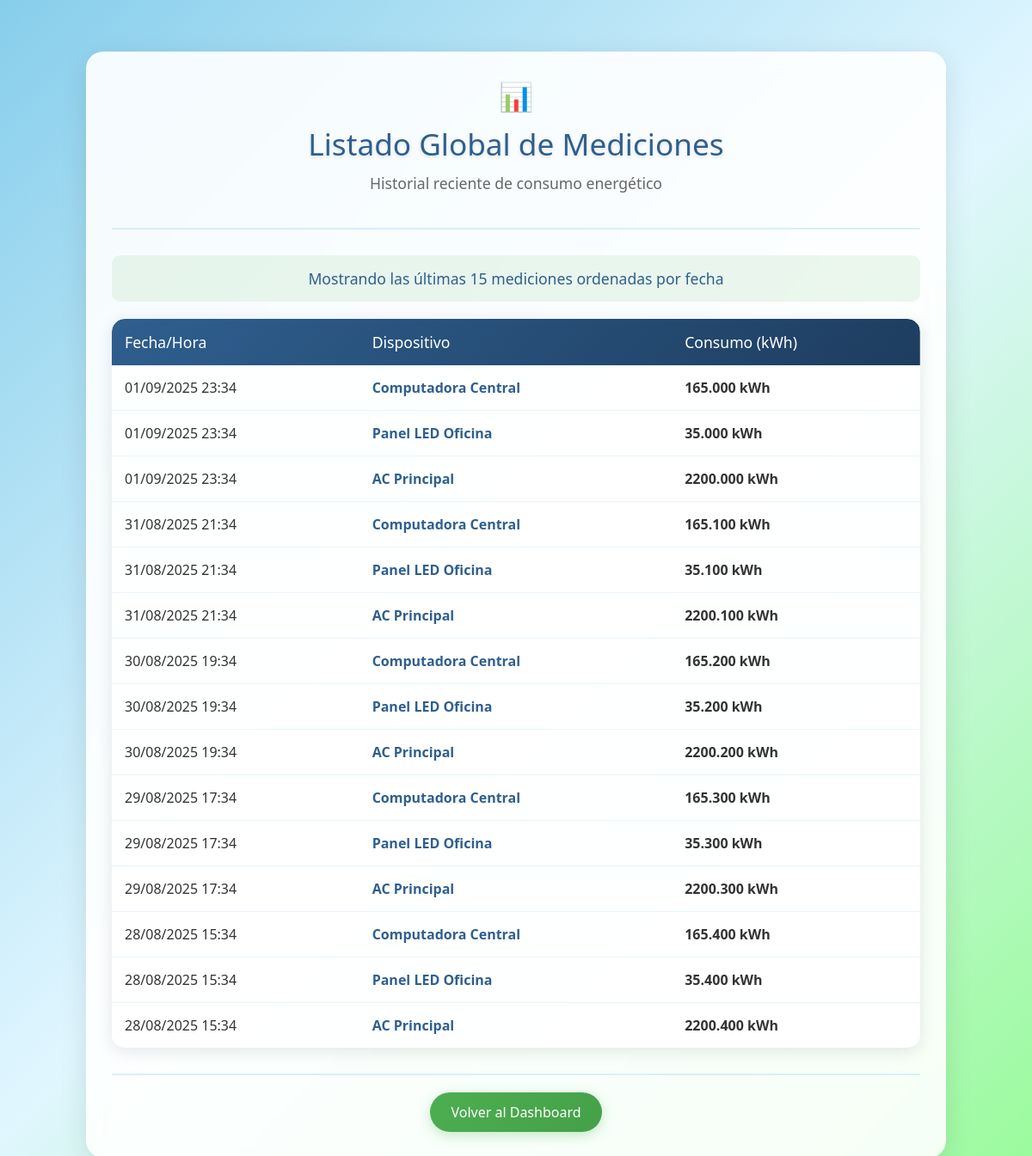
Screenshot of /measurements/ with the database file from the repository.
### dispositivos/models.py (models this page shows, shortened)
class Measurement(models.Model):
    organization = models.ForeignKey(Organization, on_delete=models.CASCADE, related_name='measurements')
    device = models.ForeignKey(Device, on_delete=models.CASCADE, related_name='measurements')
    consumption_kwh = models.DecimalField(max_digits=10, decimal_places=3)
    timestamp = models.DateTimeField(default=timezone.now)
    created_at = models.DateTimeField(auto_now_add=True)
    updated_at = models.DateTimeField(auto_now=True)
    deleted_at = models.DateTimeField(null=True, blank=True)
    class Meta:
        verbose_name_plural = "Measurements"
        ordering = ['-timestamp']

class Device(models.Model):
    STATUS_CHOICES = [
        ('active', 'Active'),
        ('inactive', 'Inactive'),
        ('maintenance', 'Under Maintenance'),
    ]
    organization = models.ForeignKey(Organization, on_delete=models.CASCADE, related_name='devices')
    name = models.CharField(max_length=150)
    model = models.CharField(max_length=100)
    power_watts = models.PositiveIntegerField(help_text="Power in watts")
    category = models.ForeignKey(Category, on_delete=models.CASCADE, related_name='devices')
    zone = models.ForeignKey(Zone, on_delete=models.CASCADE, related_name='devices')
    status = models.CharField(max_length=20, choices=STATUS_CHOICES, default='active')
    consumption = models.IntegerField(help_text="Current consumption in watts")
    created_at = models.DateTimeField(auto_now_add=True)
    updated_at = models.DateTimeField(auto_now=True)
    deleted_at = models.DateTimeField(null=True, blank=True)
    class Meta:
        unique_together = ['name', 'zone']

### dispositivos/views.py (the view)
# urls.py: path('measurements/', measurement_list, name='measurement_list'),  # HU4 - Lista mediciones
def measurement_list(request):
    organization = Organization.objects.first()  # Temporal
    measurements = Measurement.objects.filter(
        organization=organization
    ).select_related('device').order_by('-timestamp')[:50]
    context = {
        'measurements': measurements,
    }
    return render(request, "dispositivos/measurement_list.html", context)

### dispositivos/templates/dispositivos/measurement_list.html (shortened to what this page needs)
<!DOCTYPE html>
<html lang="es">
  <head>
  </head>
  <body>
    <div class="container">
      <div class="header">
        <div class="table-icon">📊</div>
        <h1>Listado Global de Mediciones</h1>
        <p class="subtitle">Historial reciente de consumo energético</p>
      </div>
      {% if measurements %}
      <div class="stats-bar">
        <span class="stats-text"
          >Mostrando las últimas {{ measurements|length }} mediciones ordenadas
          por fecha</span
        >
      </div>
      <table class="measurements-table">
        <thead>
          <tr>
            <th>Fecha/Hora</th>
            <th>Dispositivo</th>
            <th>Consumo (kWh)</th>
          </tr>
        </thead>
        <tbody>
          {% for measurement in measurements %}
          <tr>
            <td class="date-value">
              {{ measurement.timestamp|date:"d/m/Y H:i" }}
            </td>
            <td>
              <a
                href="{% url 'device_detail' measurement.device.id %}"
                class="device-link"
              >
                {{ measurement.device.name }}
              </a>
            </td>
            <td class="consumption-value">
              {{ measurement.consumption_kwh }} kWh
            </td>
          </tr>
          {% endfor %}
        </tbody>
      </table>
      {% endif %}
      <div class="back-section">
        <a href="{% url 'dashboard' %}" class="btn-back">Volver al Dashboard</a>
      </div>
    </div>
  </body>
</html>

### dispositivos/templates/dispositivos/measurement_list.html (style rules this page uses)
* { margin: 0; padding: 0; box-sizing: border-box; }
body { font-family: "Segoe UI", Tahoma, Geneva, Verdana, sans-serif; background: linear-gradient( 135deg, #87ceeb 0%, #e0f6ff 50%, #98fb98 100% ); min-height: 100vh; padding: 20px; }
.container { max-width: 1000px; margin: 40px auto; background: rgba(255, 255, 255, 0.9); backdrop-filter: blur(10px); border-radius: 20px; box-shadow: 0 8px 32px rgba(0, 0, 0, 0.1); padding: 30px; }
.header { text-align: center; margin-bottom: 30px; padding-bottom: 20px; border-bottom: 2px solid rgba(135, 206, 235, 0.3); }
h1 { color: #2f5f8f; font-size: 2.2em; font-weight: 300; text-shadow: 0 2px 4px rgba(0, 0, 0, 0.1); margin-bottom: 10px; }
.subtitle { color: #666; font-size: 1.1em; margin-bottom: 20px; }
.measurements-table { width: 100%; border-collapse: collapse; margin-top: 20px; background: rgba(255, 255, 255, 0.8); border-radius: 15px; overflow: hidden; box-shadow: 0 4px 20px rgba(0, 0, 0, 0.1); }
.measurements-table thead { background: linear-gradient(135deg, #2f5f8f, #1e3d5f); }
.measurements-table th { color: white; padding: 15px; text-align: left; font-weight: 500; font-size: 1.1em; }
.measurements-table th:first-child { border-top-left-radius: 15px; }
.measurements-table th:last-child { border-top-right-radius: 15px; }
.measurements-table tbody tr { border-bottom: 1px solid rgba(135, 206, 235, 0.2); transition: all 0.3s ease; }
.measurements-table tbody tr:last-child { border-bottom: none; }
.measurements-table td { padding: 15px; color: #333; font-size: 1em; }
.device-link { color: #2f5f8f; text-decoration: none; font-weight: 600; transition: all 0.3s ease; }
.consumption-value { font-weight: 700; color: #4caf50; }
.date-value { color: #666; font-size: 0.95em; }
.back-section { text-align: center; margin-top: 30px; padding-top: 20px; border-top: 2px solid rgba(135, 206, 235, 0.3); }
.btn-back { background: linear-gradient(135deg, #4caf50, #45a049); color: white; padding: 12px 24px; text-decoration: none; border-radius: 25px; font-size: 16px; font-weight: 500; transition: all 0.3s ease; box-shadow: 0 4px 15px rgba(76, 175, 80, 0.3); display: inline-block; }
.stats-bar { background: rgba(76, 175, 80, 0.1); padding: 15px; border-radius: 10px; margin-bottom: 20px; text-align: center; }
.stats-text { color: #2f5f8f; font-weight: 500; font-size: 1.1em; }
.table-icon { font-size: 2em; margin-bottom: 10px; }

### rows the page displays
Measurement: timestamp "01/09/2025 23:34", device.name "Computadora Central", consumption_kwh "165.000"
Measurement: timestamp "01/09/2025 23:34", device.name "Panel LED Oficina", consumption_kwh "35.000"
Measurement: timestamp "01/09/2025 23:34", device.name "AC Principal", consumption_kwh "2200.000"
Measurement: timestamp "31/08/2025 21:34", device.name "Computadora Central", consumption_kwh "165.100"
Measurement: timestamp "31/08/2025 21:34", device.name "Panel LED Oficina", consumption_kwh "35.100"
Measurement: timestamp "31/08/2025 21:34", device.name "AC Principal", consumption_kwh "2200.100"
Measurement: timestamp "30/08/2025 19:34", device.name "Computadora Central", consumption_kwh "165.200"
Measurement: timestamp "30/08/2025 19:34", device.name "Panel LED Oficina", consumption_kwh "35.200"
Measurement: timestamp "30/08/2025 19:34", device.name "AC Principal", consumption_kwh "2200.200"
Measurement: timestamp "29/08/2025 17:34", device.name "Computadora Central", consumption_kwh "165.300"
Measurement: timestamp "29/08/2025 17:34", device.name "Panel LED Oficina", consumption_kwh "35.300"
Measurement: timestamp "29/08/2025 17:34", device.name "AC Principal", consumption_kwh "2200.300"
Measurement: timestamp "28/08/2025 15:34", device.name "Computadora Central", consumption_kwh "165.400"
Measurement: timestamp "28/08/2025 15:34", device.name "Panel LED Oficina", consumption_kwh "35.400"
Measurement: timestamp "28/08/2025 15:34", device.name "AC Principal", consumption_kwh "2200.400"

### other values shown
{{ measurements|length }} "15"
